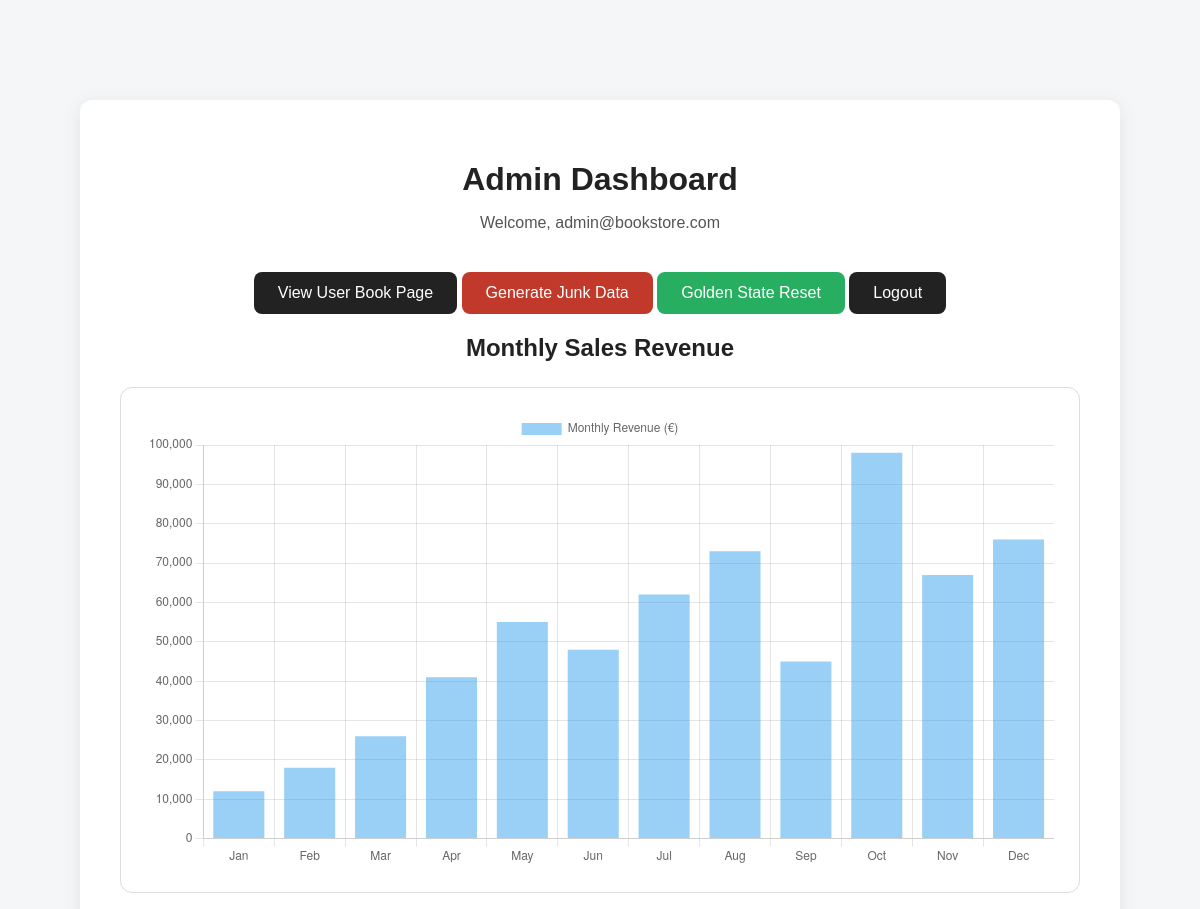
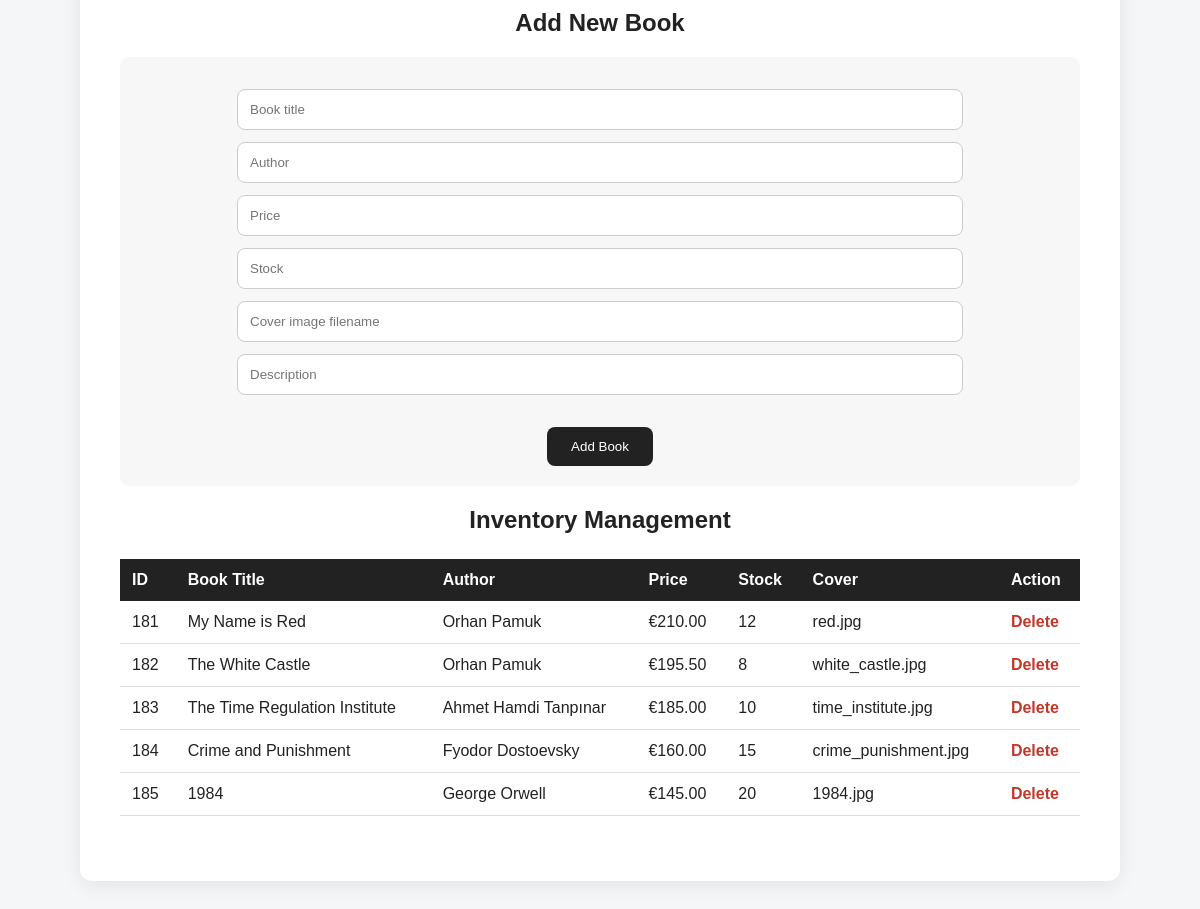
/admin (signed in), run on the app's committed database (2 pictures, top to bottom).
### tables this page shows
CREATE TABLE books (
    id INTEGER PRIMARY KEY AUTOINCREMENT,
    title TEXT NOT NULL,
    author TEXT NOT NULL,
    price REAL NOT NULL,
    stock INTEGER NOT NULL,
    cover_image TEXT,
    description TEXT
);

### app.py (the view)
@app.route("/admin")
def admin_dashboard():
    if session.get("role") != "admin":
        return redirect(url_for("login"))
    conn = get_db_connection()
    books = conn.execute("SELECT * FROM books").fetchall()
    sales = conn.execute("SELECT * FROM sales").fetchall()
    conn.close()
    months = [sale["month"] for sale in sales]
    revenues = [sale["revenue"] for sale in sales]
    return render_template(
        "admin.html",
        books=books,
        months=months,
        revenues=revenues
    )

### app.py (called while the page is built)
def get_db_connection():
    conn = sqlite3.connect(DATABASE)
    conn.row_factory = sqlite3.Row
    return conn

### templates/admin.html (shortened to what this page needs)
<!DOCTYPE html>
<html lang="en">
<head>
    <link rel="stylesheet" href="{{ url_for('static', filename='style.css') }}">
</head>
<body>
<div class="container wide">
    <h1>Admin Dashboard</h1>
    <p>Welcome, {{ session.email }}</p>
    <div class="admin-actions">
        <a href="/books" class="btn">View User Book Page</a>
        <a href="/admin/generate-junk" class="btn danger">Generate Junk Data</a>
        <a href="/admin/reset-golden-state" class="btn success">Golden State Reset</a>
        <a href="/logout" class="btn">Logout</a>
    </div>
    <h2>Monthly Sales Revenue</h2>
    <div class="chart-box">
        <canvas id="salesChart"></canvas>
    </div>
    <h2>Add New Book</h2>
    <form method="POST" action="/admin/add-book" class="book-form">
        <input type="text" name="title" placeholder="Book title" required>
        <input type="text" name="author" placeholder="Author" required>
        <input type="number" step="0.01" name="price" placeholder="Price" required>
        <input type="number" name="stock" placeholder="Stock" required>
        <input type="text" name="cover_image" placeholder="Cover image filename">
        <input type="text" name="description" placeholder="Description">
        <button type="submit" class="btn">Add Book</button>
    </form>
    <h2>Inventory Management</h2>
    <table>
        <thead>
            <tr>
                <th>ID</th>
                <th>Book Title</th>
                <th>Author</th>
                <th>Price</th>
                <th>Stock</th>
                <th>Cover</th>
                <th>Action</th>
            </tr>
        </thead>
        <tbody>
            {% for book in books %}
            <tr>
                <td>{{ book.id }}</td>
                <td>{{ book.title }}</td>
                <td>{{ book.author }}</td>
                <td>€{{ "%.2f"|format(book.price) }}</td>
                <td>{{ book.stock }}</td>
                <td>{{ book.cover_image }}</td>
                <td>
                    <a href="/admin/delete-book/{{ book.id }}" class="delete-link">Delete</a>
                </td>
            </tr>
            {% endfor %}
        </tbody>
    </table>
</div>
<script>
    const months = {{ months | tojson }};
    const revenues = {{ revenues | tojson }};
    const ctx = document.getElementById('salesChart');
    new Chart(ctx, {
        type: 'bar',
        data: {
            labels: months,
            datasets: [{
                label: 'Monthly Revenue (€)',
                data: revenues
            }]
        },
        options: {
            responsive: true,
            scales: {
                y: {
                    beginAtZero: true
                }
            }
        }
    });
</script>
</body>
</html>

### static/style.css (style rules this page uses)
body { margin: 0; font-family: Arial, sans-serif; background: #f4f6f8; color: #222; }
.container { width: 80%; max-width: 900px; margin: 100px auto; background: white; padding: 40px; border-radius: 12px; text-align: center; box-shadow: 0 4px 20px rgba(0, 0, 0, 0.08); }
h1 { margin-bottom: 10px; }
p { color: #555; }
.btn { display: inline-block; margin-top: 20px; padding: 12px 24px; background: #222; color: white; text-decoration: none; border-radius: 8px; }
form { margin-top: 25px; }
input { display: block; width: 90%; max-width: 400px; margin: 12px auto; padding: 12px; border: 1px solid #ccc; border-radius: 8px; }
button.btn { border: none; cursor: pointer; }
.wide { max-width: 1200px; }
table { width: 100%; border-collapse: collapse; margin-top: 25px; margin-bottom: 25px; }
th { background: #222; color: white; padding: 12px; text-align: left; }
td { border-bottom: 1px solid #ddd; padding: 12px; text-align: left; }
.admin-actions { margin: 20px 0; }
.btn.danger { background: #c0392b; }
.book-form { margin: 20px auto; padding: 20px; background: #f7f7f7; border-radius: 10px; }
.book-form input { max-width: 700px; }
.delete-link { color: #c0392b; font-weight: bold; text-decoration: none; }
.btn.success { background: #27ae60; }
.chart-box { background: white; padding: 25px; margin: 25px 0; border-radius: 12px; border: 1px solid #ddd; }

### data on the page
books: id "181", title "My Name is Red", author "Orhan Pamuk", price "210.00", stock "12", cover_image "red.jpg"
books: id "182", title "The White Castle", author "Orhan Pamuk", price "195.50", stock "8", cover_image "white_castle.jpg"
books: id "183", title "The Time Regulation Institute", author "Ahmet Hamdi Tanpınar", price "185.00", stock "10", cover_image "time_institute.jpg"
books: id "184", title "Crime and Punishment", author "Fyodor Dostoevsky", price "160.00", stock "15", cover_image "crime_punishment.jpg"
books: id "185", title "1984", author "George Orwell", price "145.00", stock "20", cover_image "1984.jpg"

### other printed values
{{ session.email }} "admin@bookstore.com"
chart data {{ months | tojson }} ["Jan", "Feb", "Mar", "Apr", "May", "Jun", "Jul", "Aug", "Sep", "Oct", "Nov", "Dec"]
chart data {{ revenues | tojson }} [12000.0, 18000.0, 26000.0, 41000.0, 55000.0, 48000.0, 62000.0, 73000.0, 45000.0, 98000.0, 67000.0, 76000.0]
